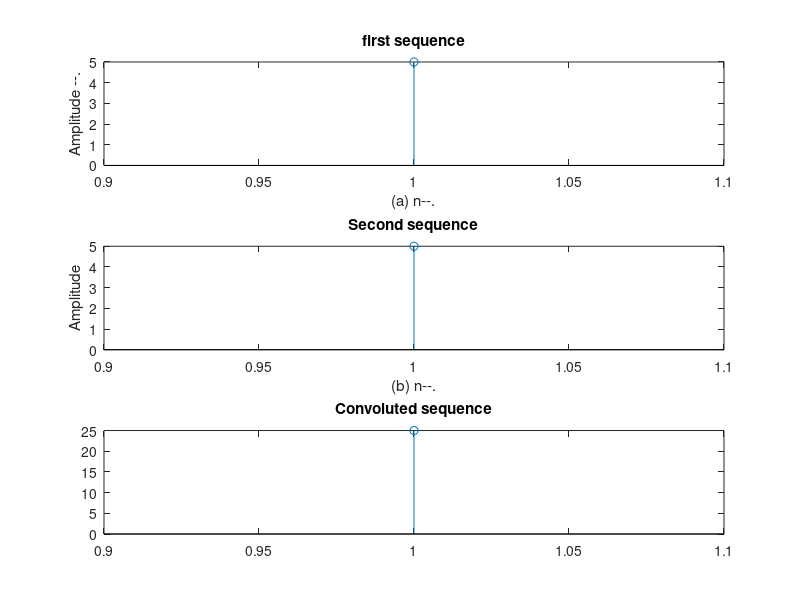

Reproduce this figure in MATLAB.
clear all; 
x = input("enter the first sequence");
y = input("enter the second sequence");
subplot(3,1,1);
stem(x);
ylabel('Amplitude --.');
xlabel('(a) n--.');
title('first sequence');
subplot(3,1,2);
stem(y);
ylabel('Amplitude');
xlabel('(b) n--.');
title('Second sequence');
c=conv(x,y);
subplot(3,1,3)
stem(c);
title('Convoluted sequence');
disp('The resultant signal is');
disp(c)
